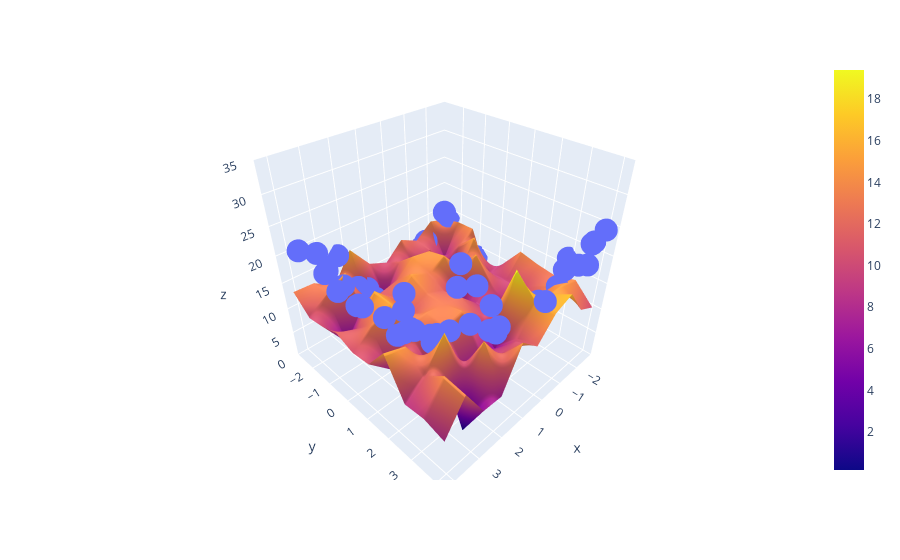

This figure's notebook cell:
### Code cell
fig = px.scatter_3d(x = x.ravel(), y = y.ravel(), z = z.ravel())

fig.add_trace(go.Surface(x = x_input, y = y_input, z = z_final))

fig.update_layout(scene = dict(zaxis = dict(range=[0, 35])))

fig.show()
